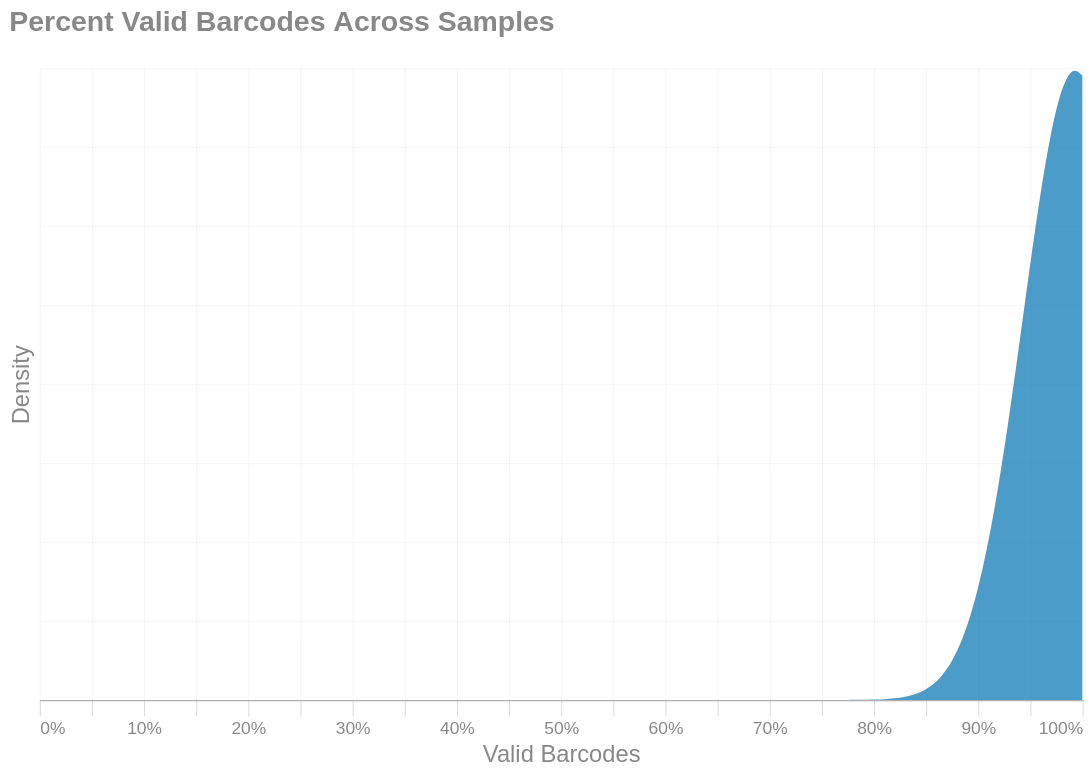

Here is the notebook cell this chart was saved with:
### Code cell
#| label: 1AKGSyZ2X3mnMVb_validplot
with SafeRender(percdata):
    (
        alt.Chart(percdata)
        .transform_density(
            'Valid',
            as_=['Valid Barcodes', 'density'],
            extent=[0,1],
            bandwidth=0.05
        )
        .mark_area(opacity = 1, line=False, interpolate="basis")
        .encode(
            x=alt.X("Valid Barcodes:Q").axis(format='%'),
            y=alt.Y('density:Q').title("Density").axis(labels=False),
            tooltip = [
                alt.Tooltip("Valid Barcodes:Q", bin=True, title="Percent Valid", format = ".0%")
            ]
        )
        .properties(
            title='Percent Valid Barcodes Across Samples',
            usermeta={'embedOptions': {'downloadFileName': 'valid.barcodes.percent'}}
        )
    ).display()

### Figure 1 — Vega-Lite specification as saved in the notebook (floating-point values rounded to 4 significant figures; data arrays with more than 128 entries replaced by an {"elided": "..."} marker saying what was removed)
{"width": "container", "height": 400, "config": {"title": {"anchor": "start", "dy": -15, "fontSize": 18, "color": "#888888", "subtitleColor": "#888888", "subtitleFontSize": 14}, "arc": {"fill": "#0072B2"}, "axis": {"domainColor": "#888888", "domainWidth": 0.5, "gridWidth": 0.2, "grid": false, "titleFontWeight": 400, "titleFontSize": 15, "labelFontSize": 11, "labelColor": "#888888", "tickColor": "#888888", "tickWidth": 0.2, "titleColor": "#888888"}, "axisBand": {"grid": false}, "axisX": {"grid": true, "tickSize": 10, "domainCap": "round"}, "axisY": {"domain": false, "grid": true, "tickSize": 0, "domainCap": "round"}, "background": "transparent", "header": {"labelFontSize": 15, "labelColor": "#888888", "titleFontSize": 15, "titleFontWeight": 600, "titleColor": "#888888"}, "legend": {"labelFont": "sans-serif", "labelFontSize": 12, "labelColor": "#888888", "symbolSize": 100, "symbolType": "circle", "titleFontSize": 12, "titlePadding": 10, "titleColor": "#888888", "title": null}, "range": {"category": ["#E69F00", "#56B4E9", "#009E73", "#F0E442", "#0072B2", "#D55E00", "#CC79A7", "#000000"], "diverging": ["#cfe8f3", "#a2d4ec", "#73bfe2", "#46abdb", "#1696d2", "#12719e"]}, "area": {"fill": "#0072B2", "fillOpacity": 0.7, "line": true, "strokeOpacity": 0.7}, "line": {"color": "#0072B2", "stroke": "#0072B2", "strokeWidth": 2}, "trail": {"color": "#0072B2", "stroke": "#0072B2", "strokeWidth": 0, "size": 1}, "point": {"filled": true, "fillOpacity": 1.0, "size": 95}, "text": {"color": "#888888", "fontSize": 11, "align": "right", "fontWeight": 400, "size": 11}, "bar": {"fill": "#0072B2", "stroke": null}, "view": {"stroke": null, "continuousWidth": 660, "continuousHeight": 400}}, "data": {"name": "data-fc664708a58edc7f192b340d863530b1"}, "mark": {"type": "area", "interpolate": "basis", "line": false, "opacity": 1}, "encoding": {"tooltip": [{"bin": true, "field": "Valid Barcodes", "format": ".0%", "title": "Percent Valid", "type": "quantitative"}], "x": {"axis": {"format": "%"}, "field": "Valid Barcodes", "type": "quantitative"}, "y": {"axis": {"labels": false}, "field": "density", "title": "Density", "type": "quantitative"}}, "title": "Percent Valid Barcodes Across Samples", "transform": [{"density": "Valid", "bandwidth": 0.05, "extent": [0, 1], "as": ["Valid Barcodes", "density"]}], "usermeta": {"embedOptions": {"downloadFileName": "valid.barcodes.percent"}}, "$schema": "https://vega.github.io/schema/vega-lite/v6.1.0.json", "datasets": {"data-fc664708a58edc7f192b340d863530b1": {"elided": "351 records"}}}
